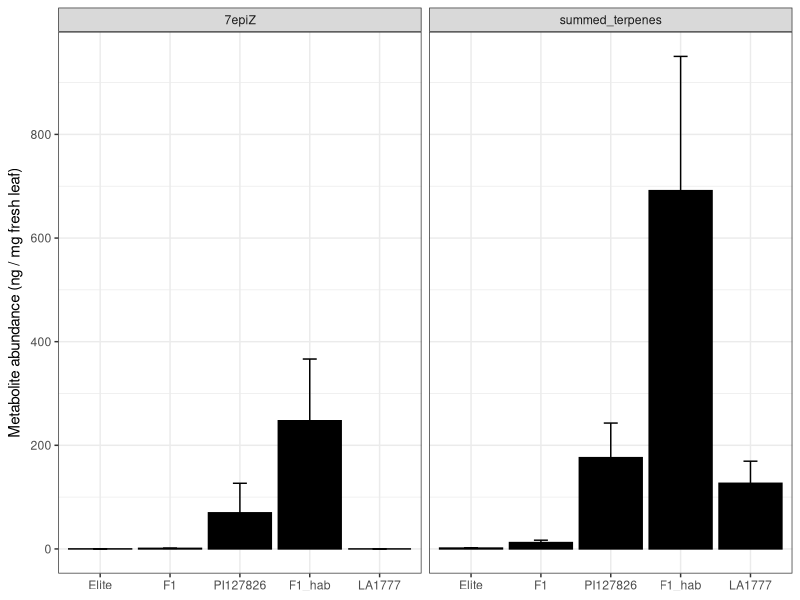

The R script that drew this image:
library(tidyverse)
##############
# custom theme
##############
my.theme = 
  theme(text = element_text(),
        axis.text.x = element_text(size = 8, colour = "black", angle = 90),
        axis.text.y = element_text(size = 8, colour = "black"),
        axis.title.y = element_text(size = 8, colour = "black"),
        strip.background = element_blank(),
        panel.grid.major = element_blank(),
        panel.grid.minor = element_blank(),
        panel.border = element_rect(),
        panel.background = element_rect(fill = NA, color = "black"),
        strip.text.x = element_text(size=8, colour = "black")
  )+
  theme_bw()

#######

df <- read.delim("data/20200722_F1s_leafwash_ng_mg_tissue.txt", 
                       header = T, 
                       sep = "\t", 
                       dec = ".", 
                       check.names = F,
                       quote = "", # to avoid quotes around terpene names
                       stringsAsFactors = F)

# Make data tidy -> select for the right genotypes -> order the genotypes for plotting

df.long = df %>% pivot_longer(cols = 4:ncol(df), names_to = "metabolite", values_to = "value") %>% 
  filter(genotype %in% c("Elite", "F1", "PI127826",  "F1_hab", "LA1777")) %>%
  mutate(genotype = factor(genotype, 
                           levels = c("Elite", "F1", "PI127826",  "F1_hab", "LA1777"),
                           ordered = TRUE)) 

# Optional:
#calculate to nanogram metabolite per gram (instead of milligram) fresh leaf
# df.long$value = df.long$value * 1000

# calculate average values for each metabolite

df.avg = df.long %>% dplyr::group_by(genotype, metabolite) %>% dplyr::summarise(mean_value = mean(value), se = sd(value)/sqrt(3)) 

#####################################################
# Fig 1A: plot 7-epizingiberene and summed_terpenes #
#####################################################

p.fig1a = 
df.avg %>% filter(metabolite %in% c("7epiZ", "summed_terpenes")) %>% 
  ggplot(., aes(x = genotype,
                y = mean_value)) +
  geom_bar(aes(x = genotype, 
               y = mean_value), 
           stat = "identity",
           color = "black", 
           fill = "black") +
  scale_y_continuous(breaks = c(0, 200,400,600,800))+
  geom_errorbar(aes(x = genotype, 
                    ymin = mean_value - se, 
                    ymax = mean_value + se), 
                width = 0.2)+
  facet_wrap(~metabolite)+
  my.theme +
  xlab(NULL) + 
  ylab(expression("Metabolite abundance (ng / mg fresh leaf)"))

ggsave(file = "Figure_1/Fig1A.pdf", plot = p.fig1a, width = 9, height = 5.5, units = "cm")
